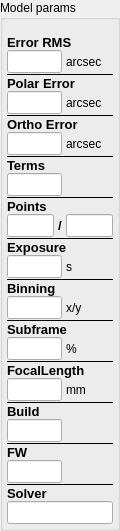
      <widget class="QGroupBox" name="groupBox_5">
       <property name="minimumSize">
        <size>
         <width>120</width>
         <height>0</height>
        </size>
       </property>
       <property name="maximumSize">
        <size>
         <width>120</width>
         <height>16777215</height>
        </size>
       </property>
       <property name="title">
        <string>Model params</string>
       </property>
       <property name="large" stdset="0">
        <bool>true</bool>
       </property>
       <layout class="QGridLayout" name="gridLayout_6" rowstretch="0,0,0,0,0,0,0,0,0,0,0,0,0,0,0,0,0,0,0,0,0,0,0,0,0,0,0,0,0,0,0,0,0,0,0" columnstretch="0,0,0">
        <property name="leftMargin">
         <number>4</number>
        </property>
        <property name="topMargin">
         <number>15</number>
        </property>
        <property name="rightMargin">
         <number>4</number>
        </property>
        <property name="bottomMargin">
         <number>4</number>
        </property>
        <property name="horizontalSpacing">
         <number>4</number>
        </property>
        <property name="verticalSpacing">
         <number>0</number>
        </property>
        <item row="13" column="0">
         <widget class="QLineEdit" name="goodPoints">
          <property name="enabled">
           <bool>true</bool>
          </property>
          <property name="minimumSize">
           <size>
            <width>0</width>
            <height>0</height>
           </size>
          </property>
          <property name="font">
           <font>
            <family>Arial</family>
            <pointsize>10</pointsize>
            <bold>false</bold>
           </font>
          </property>
          <property name="mouseTracking">
           <bool>false</bool>
          </property>
          <property name="acceptDrops">
           <bool>false</bool>
          </property>
          <property name="toolTip">
           <string>Name of Model Points file, where the data is stored. </string>
          </property>
          <property name="layoutDirection">
           <enum>Qt::LayoutDirection::RightToLeft</enum>
          </property>
          <property name="text">
           <string/>
          </property>
          <property name="alignment">
           <set>Qt::AlignmentFlag::AlignRight|Qt::AlignmentFlag::AlignTrailing|Qt::AlignmentFlag::AlignVCenter</set>
          </property>
          <property name="readOnly">
           <bool>true</bool>
          </property>
         </widget>
        </item>
        <item row="7" column="0" colspan="2">
         <widget class="QLineEdit" name="modelOrthoError">
          <property name="enabled">
           <bool>true</bool>
          </property>
          <property name="minimumSize">
           <size>
            <width>0</width>
            <height>0</height>
           </size>
          </property>
          <property name="font">
           <font>
            <family>Arial</family>
            <pointsize>10</pointsize>
            <bold>false</bold>
           </font>
          </property>
          <property name="mouseTracking">
           <bool>false</bool>
          </property>
          <property name="acceptDrops">
           <bool>false</bool>
          </property>
          <property name="toolTip">
           <string>Name of Model Points file, where the data is stored. </string>
          </property>
          <property name="layoutDirection">
           <enum>Qt::LayoutDirection::RightToLeft</enum>
          </property>
          <property name="text">
           <string/>
          </property>
          <property name="alignment">
           <set>Qt::AlignmentFlag::AlignRight|Qt::AlignmentFlag::AlignTrailing|Qt::AlignmentFlag::AlignVCenter</set>
          </property>
          <property name="readOnly">
           <bool>true</bool>
          </property>
         </widget>
        </item>
        <item row="28" column="0" colspan="2">
         <widget class="QLineEdit" name="version">
          <property name="enabled">
           <bool>true</bool>
          </property>
          <property name="minimumSize">
           <size>
            <width>0</width>
            <height>0</height>
           </size>
          </property>
          <property name="font">
           <font>
            <family>Arial</family>
            <pointsize>10</pointsize>
            <bold>false</bold>
           </font>
          </property>
          <property name="mouseTracking">
           <bool>false</bool>
          </property>
          <property name="acceptDrops">
           <bool>false</bool>
          </property>
          <property name="toolTip">
           <string>Name of Model Points file, where the data is stored. </string>
          </property>
          <property name="layoutDirection">
           <enum>Qt::LayoutDirection::RightToLeft</enum>
          </property>
          <property name="text">
           <string/>
          </property>
          <property name="alignment">
           <set>Qt::AlignmentFlag::AlignRight|Qt::AlignmentFlag::AlignTrailing|Qt::AlignmentFlag::AlignVCenter</set>
          </property>
          <property name="readOnly">
           <bool>true</bool>
          </property>
         </widget>
        </item>
        <item row="15" column="0" colspan="3">
         <widget class="QLabel" name="label">
          <property name="minimumSize">
           <size>
            <width>0</width>
            <height>0</height>
           </size>
          </property>
          <property name="font">
           <font>
            <family>Arial</family>
            <pointsize>10</pointsize>
            <bold>true</bold>
           </font>
          </property>
          <property name="text">
           <string>Exposure</string>
          </property>
         </widget>
        </item>
        <item row="13" column="1">
         <widget class="QLabel" name="label_22">
          <property name="minimumSize">
           <size>
            <width>0</width>
            <height>21</height>
           </size>
          </property>
          <property name="font">
           <font>
            <family>Arial</family>
            <pointsize>10</pointsize>
            <bold>true</bold>
           </font>
          </property>
          <property name="text">
           <string>/</string>
          </property>
         </widget>
        </item>
        <item row="16" column="2">
         <widget class="QLabel" name="label_15">
          <property name="text">
           <string>s</string>
          </property>
         </widget>
        </item>
        <item row="1" column="0" colspan="2">
         <widget class="QLineEdit" name="modelErrorRMS">
          <property name="enabled">
           <bool>true</bool>
          </property>
          <property name="minimumSize">
           <size>
            <width>0</width>
            <height>0</height>
           </size>
          </property>
          <property name="font">
           <font>
            <family>Arial</family>
            <pointsize>10</pointsize>
            <bold>false</bold>
           </font>
          </property>
          <property name="mouseTracking">
           <bool>false</bool>
          </property>
          <property name="acceptDrops">
           <bool>false</bool>
          </property>
          <property name="toolTip">
           <string>Name of Model Points file, where the data is stored. </string>
          </property>
          <property name="layoutDirection">
           <enum>Qt::LayoutDirection::RightToLeft</enum>
          </property>
          <property name="text">
           <string/>
          </property>
          <property name="alignment">
           <set>Qt::AlignmentFlag::AlignRight|Qt::AlignmentFlag::AlignTrailing|Qt::AlignmentFlag::AlignVCenter</set>
          </property>
          <property name="readOnly">
           <bool>true</bool>
          </property>
         </widget>
        </item>
        <item row="5" column="0" colspan="3">
         <widget class="Line" name="line_2">
          <property name="frameShadow">
           <enum>QFrame::Shadow::Plain</enum>
          </property>
          <property name="orientation">
           <enum>Qt::Orientation::Horizontal</enum>
          </property>
         </widget>
        </item>
        <item row="24" column="0" colspan="3">
         <widget class="QLabel" name="label_19">
          <property name="minimumSize">
           <size>
            <width>0</width>
            <height>0</height>
           </size>
          </property>
          <property name="font">
           <font>
            <family>Arial</family>
            <pointsize>10</pointsize>
            <bold>true</bold>
           </font>
          </property>
          <property name="text">
           <string>FocalLength</string>
          </property>
         </widget>
        </item>
        <item row="31" column="0" colspan="2">
         <widget class="QLineEdit" name="firmware">
          <property name="enabled">
           <bool>true</bool>
          </property>
          <property name="minimumSize">
           <size>
            <width>0</width>
            <height>0</height>
           </size>
          </property>
          <property name="font">
           <font>
            <family>Arial</family>
            <pointsize>10</pointsize>
            <bold>false</bold>
           </font>
          </property>
          <property name="mouseTracking">
           <bool>false</bool>
          </property>
          <property name="acceptDrops">
           <bool>false</bool>
          </property>
          <property name="toolTip">
           <string>Name of Model Points file, where the data is stored. </string>
          </property>
          <property name="layoutDirection">
           <enum>Qt::LayoutDirection::RightToLeft</enum>
          </property>
          <property name="text">
           <string/>
          </property>
          <property name="alignment">
           <set>Qt::AlignmentFlag::AlignRight|Qt::AlignmentFlag::AlignTrailing|Qt::AlignmentFlag::AlignVCenter</set>
          </property>
          <property name="readOnly">
           <bool>true</bool>
          </property>
         </widget>
        </item>
        <item row="22" column="0" colspan="2">
         <widget class="QLineEdit" name="subframe">
          <property name="enabled">
           <bool>true</bool>
          </property>
          <property name="minimumSize">
           <size>
            <width>0</width>
            <height>0</height>
           </size>
          </property>
          <property name="font">
           <font>
            <family>Arial</family>
            <pointsize>10</pointsize>
            <bold>false</bold>
           </font>
          </property>
          <property name="mouseTracking">
           <bool>false</bool>
          </property>
          <property name="acceptDrops">
           <bool>false</bool>
          </property>
          <property name="toolTip">
           <string>Name of Model Points file, where the data is stored. </string>
          </property>
          <property name="layoutDirection">
           <enum>Qt::LayoutDirection::RightToLeft</enum>
          </property>
          <property name="text">
           <string/>
          </property>
          <property name="alignment">
           <set>Qt::AlignmentFlag::AlignRight|Qt::AlignmentFlag::AlignTrailing|Qt::AlignmentFlag::AlignVCenter</set>
          </property>
          <property name="readOnly">
           <bool>true</bool>
          </property>
         </widget>
        </item>
        <item row="23" column="0" colspan="3">
         <widget class="Line" name="line_7">
          <property name="frameShadow">
           <enum>QFrame::Shadow::Plain</enum>
          </property>
          <property name="orientation">
           <enum>Qt::Orientation::Horizontal</enum>
          </property>
         </widget>
        </item>
        <item row="4" column="0" colspan="2">
         <widget class="QLineEdit" name="modelPolarError">
          <property name="enabled">
           <bool>true</bool>
          </property>
          <property name="minimumSize">
           <size>
            <width>0</width>
            <height>0</height>
           </size>
          </property>
          <property name="font">
           <font>
            <family>Arial</family>
            <pointsize>10</pointsize>
            <bold>false</bold>
           </font>
          </property>
          <property name="mouseTracking">
           <bool>false</bool>
          </property>
          <property name="acceptDrops">
           <bool>false</bool>
          </property>
          <property name="toolTip">
           <string>Name of Model Points file, where the data is stored. </string>
          </property>
          <property name="layoutDirection">
           <enum>Qt::LayoutDirection::RightToLeft</enum>
          </property>
          <property name="text">
           <string/>
          </property>
          <property name="alignment">
           <set>Qt::AlignmentFlag::AlignRight|Qt::AlignmentFlag::AlignTrailing|Qt::AlignmentFlag::AlignVCenter</set>
          </property>
          <property name="readOnly">
           <bool>true</bool>
          </property>
         </widget>
        </item>
        <item row="11" column="0" colspan="3">
         <widget class="Line" name="line_4">
          <property name="frameShadow">
           <enum>QFrame::Shadow::Plain</enum>
          </property>
          <property name="orientation">
           <enum>Qt::Orientation::Horizontal</enum>
          </property>
         </widget>
        </item>
        <item row="27" column="0">
         <widget class="QLabel" name="label_6">
          <property name="minimumSize">
           <size>
            <width>0</width>
            <height>0</height>
           </size>
          </property>
          <property name="font">
           <font>
            <family>Arial</family>
            <pointsize>10</pointsize>
            <bold>true</bold>
           </font>
          </property>
          <property name="text">
           <string>Build</string>
          </property>
         </widget>
        </item>
        <item row="13" column="2">
         <widget class="QLineEdit" name="totalPoints">
          <property name="enabled">
           <bool>true</bool>
          </property>
          <property name="minimumSize">
           <size>
            <width>0</width>
            <height>0</height>
           </size>
          </property>
          <property name="font">
           <font>
            <family>Arial</family>
            <pointsize>10</pointsize>
            <bold>false</bold>
           </font>
          </property>
          <property name="mouseTracking">
           <bool>false</bool>
          </property>
          <property name="acceptDrops">
           <bool>false</bool>
          </property>
          <property name="toolTip">
           <string>Name of Model Points file, where the data is stored. </string>
          </property>
          <property name="layoutDirection">
           <enum>Qt::LayoutDirection::RightToLeft</enum>
          </property>
          <property name="text">
           <string/>
          </property>
          <property name="alignment">
           <set>Qt::AlignmentFlag::AlignRight|Qt::AlignmentFlag::AlignTrailing|Qt::AlignmentFlag::AlignVCenter</set>
          </property>
          <property name="readOnly">
           <bool>true</bool>
          </property>
         </widget>
        </item>
        <item row="12" column="0" colspan="3">
         <widget class="QLabel" name="label_17">
          <property name="minimumSize">
           <size>
            <width>0</width>
            <height>0</height>
           </size>
          </property>
          <property name="font">
           <font>
            <family>Arial</family>
            <pointsize>10</pointsize>
            <bold>true</bold>
           </font>
          </property>
          <property name="text">
           <string>Points</string>
          </property>
         </widget>
        </item>
        <item row="18" column="0" colspan="3">
         <widget class="QLabel" name="label_3">
          <property name="minimumSize">
           <size>
            <width>0</width>
            <height>0</height>
           </size>
          </property>
          <property name="font">
           <font>
            <family>Arial</family>
            <pointsize>10</pointsize>
            <bold>true</bold>
           </font>
          </property>
          <property name="text">
           <string>Binning</string>
          </property>
         </widget>
        </item>
        <item row="22" column="2">
         <widget class="QLabel" name="label_20">
          <property name="text">
           <string>%</string>
          </property>
         </widget>
        </item>
        <item row="29" column="0" colspan="3">
         <widget class="Line" name="line_9">
          <property name="frameShadow">
           <enum>QFrame::Shadow::Plain</enum>
          </property>
          <property name="orientation">
           <enum>Qt::Orientation::Horizontal</enum>
          </property>
         </widget>
        </item>
        <item row="2" column="0" colspan="3">
         <widget class="Line" name="line">
          <property name="frameShadow">
           <enum>QFrame::Shadow::Plain</enum>
          </property>
          <property name="orientation">
           <enum>Qt::Orientation::Horizontal</enum>
          </property>
         </widget>
        </item>
        <item row="19" column="0" colspan="2">
         <widget class="QLineEdit" name="binning">
          <property name="enabled">
           <bool>true</bool>
          </property>
          <property name="minimumSize">
           <size>
            <width>0</width>
            <height>0</height>
           </size>
          </property>
          <property name="font">
           <font>
            <family>Arial</family>
            <pointsize>10</pointsize>
            <bold>false</bold>
           </font>
          </property>
          <property name="mouseTracking">
           <bool>false</bool>
          </property>
          <property name="acceptDrops">
           <bool>false</bool>
          </property>
          <property name="toolTip">
           <string>Name of Model Points file, where the data is stored. </string>
          </property>
          <property name="layoutDirection">
           <enum>Qt::LayoutDirection::RightToLeft</enum>
          </property>
          <property name="text">
           <string/>
          </property>
          <property name="alignment">
           <set>Qt::AlignmentFlag::AlignRight|Qt::AlignmentFlag::AlignTrailing|Qt::AlignmentFlag::AlignVCenter</set>
          </property>
          <property name="readOnly">
           <bool>true</bool>
          </property>
         </widget>
        </item>
        <item row="20" column="0" colspan="3">
         <widget class="Line" name="line_8">
          <property name="frameShadow">
           <enum>QFrame::Shadow::Plain</enum>
          </property>
          <property name="orientation">
           <enum>Qt::Orientation::Horizontal</enum>
          </property>
         </widget>
        </item>
        <item row="33" column="0">
         <widget class="QLabel" name="label_2">
          <property name="minimumSize">
           <size>
            <width>0</width>
            <height>0</height>
           </size>
          </property>
          <property name="font">
           <font>
            <family>Arial</family>
            <pointsize>10</pointsize>
            <bold>true</bold>
           </font>
          </property>
          <property name="text">
           <string>Solver</string>
          </property>
         </widget>
        </item>
        <item row="4" column="2">
         <widget class="QLabel" name="label_13">
          <property name="text">
           <string>arcsec</string>
          </property>
         </widget>
        </item>
        <item row="25" column="0" colspan="2">
         <widget class="QLineEdit" name="focalLength">
          <property name="enabled">
           <bool>true</bool>
          </property>
          <property name="minimumSize">
           <size>
            <width>0</width>
            <height>0</height>
           </size>
          </property>
          <property name="font">
           <font>
            <family>Arial</family>
            <pointsize>10</pointsize>
            <bold>false</bold>
           </font>
          </property>
          <property name="mouseTracking">
           <bool>false</bool>
          </property>
          <property name="acceptDrops">
           <bool>false</bool>
          </property>
          <property name="toolTip">
           <string>Name of Model Points file, where the data is stored. </string>
          </property>
          <property name="layoutDirection">
           <enum>Qt::LayoutDirection::RightToLeft</enum>
          </property>
          <property name="text">
           <string/>
          </property>
          <property name="alignment">
           <set>Qt::AlignmentFlag::AlignRight|Qt::AlignmentFlag::AlignTrailing|Qt::AlignmentFlag::AlignVCenter</set>
          </property>
          <property name="readOnly">
           <bool>true</bool>
          </property>
         </widget>
        </item>
        <item row="21" column="0" colspan="3">
         <widget class="QLabel" name="label_5">
          <property name="minimumSize">
           <size>
            <width>0</width>
            <height>0</height>
           </size>
          </property>
          <property name="font">
           <font>
            <family>Arial</family>
            <pointsize>10</pointsize>
            <bold>true</bold>
           </font>
          </property>
          <property name="text">
           <string>Subframe</string>
          </property>
         </widget>
        </item>
        <item row="34" column="0" colspan="3">
         <widget class="QLineEdit" name="solver">
          <property name="enabled">
           <bool>true</bool>
          </property>
          <property name="minimumSize">
           <size>
            <width>0</width>
            <height>0</height>
           </size>
          </property>
          <property name="font">
           <font>
            <family>Arial</family>
            <pointsize>10</pointsize>
            <bold>false</bold>
           </font>
          </property>
          <property name="mouseTracking">
           <bool>false</bool>
          </property>
          <property name="acceptDrops">
           <bool>false</bool>
          </property>
          <property name="toolTip">
           <string>Name of Model Points file, where the data is stored. </string>
          </property>
          <property name="layoutDirection">
           <enum>Qt::LayoutDirection::RightToLeft</enum>
          </property>
          <property name="text">
           <string/>
          </property>
          <property name="alignment">
           <set>Qt::AlignmentFlag::AlignRight|Qt::AlignmentFlag::AlignTrailing|Qt::AlignmentFlag::AlignVCenter</set>
          </property>
          <property name="readOnly">
           <bool>true</bool>
          </property>
         </widget>
        </item>
        <item row="17" column="0" colspan="3">
         <widget class="Line" name="line_6">
          <property name="frameShadow">
           <enum>QFrame::Shadow::Plain</enum>
          </property>
          <property name="orientation">
           <enum>Qt::Orientation::Horizontal</enum>
          </property>
         </widget>
        </item>
        <item row="19" column="2">
         <widget class="QLabel" name="label_21">
          <property name="text">
           <string>x/y</string>
          </property>
         </widget>
        </item>
        <item row="8" column="0" colspan="3">
         <widget class="Line" name="line_3">
          <property name="frameShadow">
           <enum>QFrame::Shadow::Plain</enum>
          </property>
          <property name="orientation">
           <enum>Qt::Orientation::Horizontal</enum>
          </property>
         </widget>
        </item>
        <item row="30" column="0">
         <widget class="QLabel" name="label_7">
          <property name="minimumSize">
           <size>
            <width>0</width>
            <height>0</height>
           </size>
          </property>
          <property name="font">
           <font>
            <family>Arial</family>
            <pointsize>10</pointsize>
            <bold>true</bold>
           </font>
          </property>
          <property name="text">
           <string>FW</string>
          </property>
         </widget>
        </item>
        <item row="26" column="0" colspan="3">
         <widget class="Line" name="line_10">
          <property name="frameShadow">
           <enum>QFrame::Shadow::Plain</enum>
          </property>
          <property name="orientation">
           <enum>Qt::Orientation::Horizontal</enum>
          </property>
         </widget>
        </item>
        <item row="0" column="0" colspan="3">
         <widget class="QLabel" name="label_11">
          <property name="minimumSize">
           <size>
            <width>0</width>
            <height>0</height>
           </size>
          </property>
          <property name="font">
           <font>
            <family>Arial</family>
            <pointsize>10</pointsize>
            <bold>true</bold>
           </font>
          </property>
          <property name="text">
           <string>Error RMS</string>
          </property>
         </widget>
        </item>
        <item row="1" column="2">
         <widget class="QLabel" name="label_12">
          <property name="text">
           <string>arcsec</string>
          </property>
         </widget>
        </item>
        <item row="9" column="0" colspan="3">
         <widget class="QLabel" name="label_8">
          <property name="minimumSize">
           <size>
            <width>0</width>
            <height>0</height>
           </size>
          </property>
          <property name="font">
           <font>
            <family>Arial</family>
            <pointsize>10</pointsize>
            <bold>true</bold>
           </font>
          </property>
          <property name="text">
           <string>Terms</string>
          </property>
         </widget>
        </item>
        <item row="14" column="0" colspan="3">
         <widget class="Line" name="line_5">
          <property name="frameShadow">
           <enum>QFrame::Shadow::Plain</enum>
          </property>
          <property name="orientation">
           <enum>Qt::Orientation::Horizontal</enum>
          </property>
         </widget>
        </item>
        <item row="25" column="2">
         <widget class="QLabel" name="label_16">
          <property name="text">
           <string>mm</string>
          </property>
         </widget>
        </item>
        <item row="6" column="0" colspan="3">
         <widget class="QLabel" name="label_10">
          <property name="minimumSize">
           <size>
            <width>0</width>
            <height>0</height>
           </size>
          </property>
          <property name="font">
           <font>
            <family>Arial</family>
            <pointsize>10</pointsize>
            <bold>true</bold>
           </font>
          </property>
          <property name="text">
           <string>Ortho Error</string>
          </property>
         </widget>
        </item>
        <item row="3" column="0" colspan="3">
         <widget class="QLabel" name="label_9">
          <property name="minimumSize">
           <size>
            <width>0</width>
            <height>0</height>
           </size>
          </property>
          <property name="font">
           <font>
            <family>Arial</family>
            <pointsize>10</pointsize>
            <bold>true</bold>
           </font>
          </property>
          <property name="text">
           <string>Polar Error</string>
          </property>
         </widget>
        </item>
        <item row="7" column="2">
         <widget class="QLabel" name="label_14">
          <property name="text">
           <string>arcsec</string>
          </property>
         </widget>
        </item>
        <item row="10" column="0" colspan="2">
         <widget class="QLineEdit" name="modelTerms">
          <property name="enabled">
           <bool>true</bool>
          </property>
          <property name="minimumSize">
           <size>
            <width>0</width>
            <height>0</height>
           </size>
          </property>
          <property name="font">
           <font>
            <family>Arial</family>
            <pointsize>10</pointsize>
            <bold>false</bold>
           </font>
          </property>
          <property name="mouseTracking">
           <bool>false</bool>
          </property>
          <property name="acceptDrops">
           <bool>false</bool>
          </property>
          <property name="toolTip">
           <string>Name of Model Points file, where the data is stored. </string>
          </property>
          <property name="layoutDirection">
           <enum>Qt::LayoutDirection::RightToLeft</enum>
          </property>
          <property name="text">
           <string/>
          </property>
          <property name="alignment">
           <set>Qt::AlignmentFlag::AlignRight|Qt::AlignmentFlag::AlignTrailing|Qt::AlignmentFlag::AlignVCenter</set>
          </property>
          <property name="readOnly">
           <bool>true</bool>
          </property>
         </widget>
        </item>
        <item row="16" column="0" colspan="2">
         <widget class="QLineEdit" name="eposure">
          <property name="enabled">
           <bool>true</bool>
          </property>
          <property name="minimumSize">
           <size>
            <width>25</width>
            <height>0</height>
           </size>
          </property>
          <property name="font">
           <font>
            <family>Arial</family>
            <pointsize>10</pointsize>
            <bold>false</bold>
           </font>
          </property>
          <property name="mouseTracking">
           <bool>false</bool>
          </property>
          <property name="acceptDrops">
           <bool>false</bool>
          </property>
          <property name="toolTip">
           <string>Name of Model Points file, where the data is stored. </string>
          </property>
          <property name="layoutDirection">
           <enum>Qt::LayoutDirection::RightToLeft</enum>
          </property>
          <property name="text">
           <string/>
          </property>
          <property name="alignment">
           <set>Qt::AlignmentFlag::AlignRight|Qt::AlignmentFlag::AlignTrailing|Qt::AlignmentFlag::AlignVCenter</set>
          </property>
          <property name="readOnly">
           <bool>true</bool>
          </property>
         </widget>
        </item>
        <item row="32" column="0" colspan="3">
         <widget class="Line" name="line_11">
          <property name="frameShadow">
           <enum>QFrame::Shadow::Plain</enum>
          </property>
          <property name="orientation">
           <enum>Qt::Orientation::Horizontal</enum>
          </property>
         </widget>
        </item>
       </layout>
      </widget>
